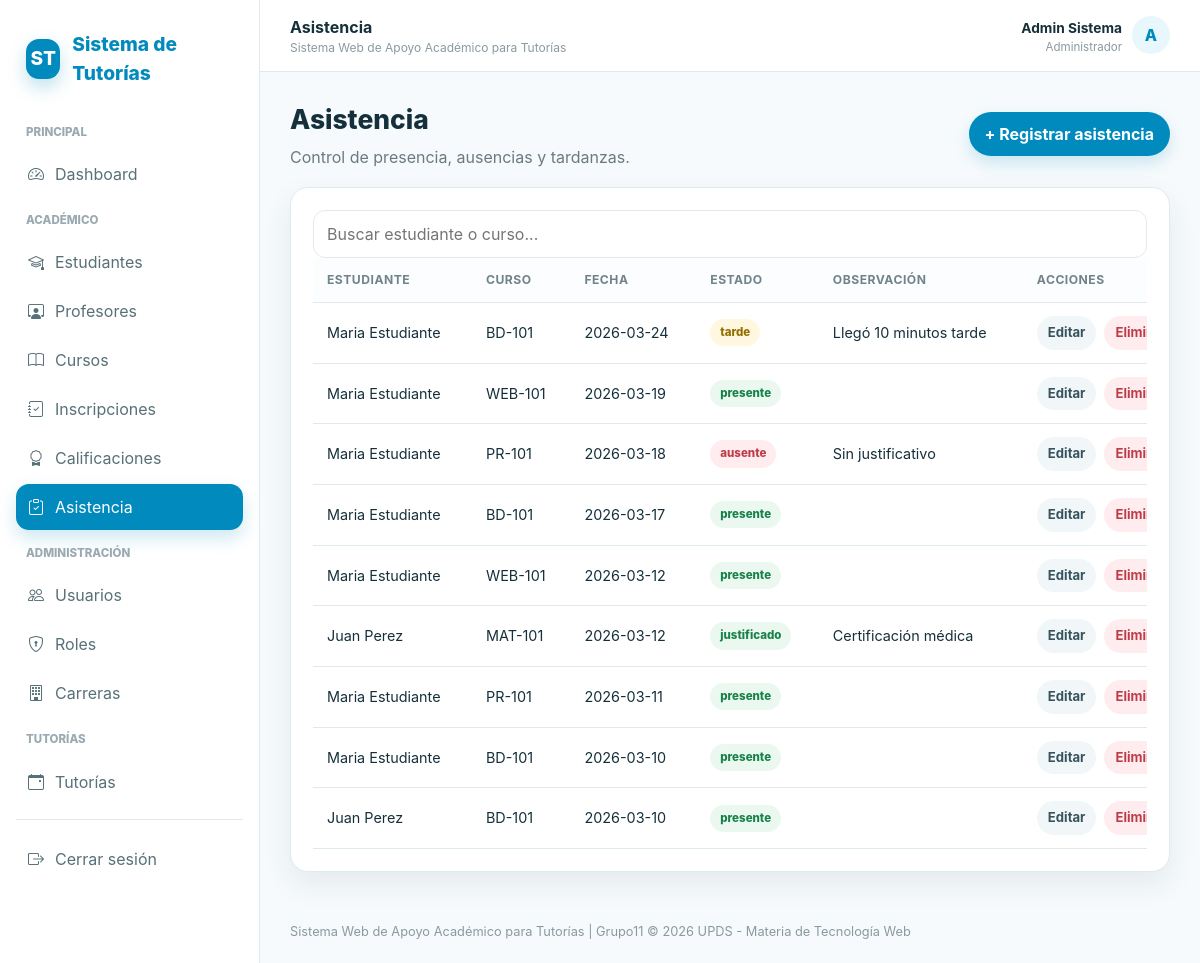
The app's page /controllers/asistencia.php (signed in) with its own data.
### tables this page shows
CREATE TABLE asistencia (
    id_asistencia INT AUTO_INCREMENT PRIMARY KEY,
    id_inscripcion INT NOT NULL,
    fecha DATE NOT NULL,
    estado ENUM('presente', 'ausente', 'justificado', 'tarde') NOT NULL,
    observacion VARCHAR(255) NULL,
    UNIQUE KEY uq_asistencia (id_inscripcion, fecha),
    FOREIGN KEY (id_inscripcion) REFERENCES inscripciones(id_inscripcion) ON DELETE CASCADE
);

CREATE TABLE cursos (
    id_curso INT AUTO_INCREMENT PRIMARY KEY,
    nombre_curso VARCHAR(150) NOT NULL,
    codigo VARCHAR(30) NOT NULL UNIQUE,
    id_carrera INT NULL,
    id_profesor INT NULL,
    semestre TINYINT UNSIGNED NULL,
    descripcion TEXT NULL,
    estado ENUM('activo', 'inactivo') NOT NULL DEFAULT 'activo',
    FOREIGN KEY (id_carrera) REFERENCES carreras(id_carrera) ON DELETE SET NULL ON UPDATE CASCADE,
    FOREIGN KEY (id_profesor) REFERENCES profesores(id_profesor) ON DELETE SET NULL ON UPDATE CASCADE
);

### controllers/asistencia.php (called while the page is built)
<?php
require_once __DIR__.'/../config/conexion.php';require_once __DIR__.'/../includes/seguridad.php';require_role(['administrador','profesor','estudiante']);require_once __DIR__.'/../models/AsistenciaModel.php';$m=new AsistenciaModel($pdo);$id=(int)($_GET['id']??0);$accion=$_GET['accion']??'listar';$puedeGestionar=puede_gestionar_academico();
if(es_estudiante()){$q=$pdo->prepare("SELECT a.*,CONCAT(u.nombre,' ',u.apellido) estudiante,c.nombre_curso,c.codigo FROM asistencia a JOIN inscripciones i ON i.id_inscripcion=a.id_inscripcion JOIN estudiantes e ON e.id_estudiante=i.id_estudiante JOIN usuarios u ON u.id_usuario=e.id_usuario JOIN cursos c ON c.id_curso=i.id_curso WHERE e.id_usuario=? ORDER BY a.fecha DESC");$q->execute([$_SESSION['id_usuario']]);$registros=$q->fetchAll();$accion='listar';$id=0;}else{$registros=$m->obtenerTodas();}
if($_SERVER['REQUEST_METHOD']==='POST'){require_role(['administrador','profesor']);validar_csrf();try{if(($_POST['accion']??'')==='eliminar'){$m->eliminar((int)$_POST['id']);flash('success','Registro de asistencia eliminado.');}else{if($id)$m->editar($id,$_POST);else$m->crear($_POST);flash('success',$id?'Asistencia actualizada.':'Asistencia registrada.');}}catch(Throwable $e){flash('error','No se pudo guardar la asistencia.');}redir('/controllers/asistencia.php');}$registro=($id&&$puedeGestionar)?$m->obtenerPorId($id):null;$tituloPagina='Asistencia';require __DIR__.'/../views/asistencia/index.php';

### includes/seguridad.php (called while the page is built, shortened)
<?php
function e($v): string { return htmlspecialchars((string)$v, ENT_QUOTES, 'UTF-8'); }
function user_role(): string { return $_SESSION['rol']??''; }
function puede_gestionar_academico(): bool { return in_array(user_role(), ['administrador','profesor'], true); }

### models/AsistenciaModel.php (called while the page is built)
<?php class AsistenciaModel {private PDO $pdo;function __construct(PDO $pdo){$this->pdo=$pdo;} function obtenerTodas(){return $this->pdo->query("SELECT a.*,CONCAT(u.nombre,' ',u.apellido) estudiante,c.nombre_curso,c.codigo FROM asistencia a JOIN inscripciones i ON i.id_inscripcion=a.id_inscripcion JOIN estudiantes e ON e.id_estudiante=i.id_estudiante JOIN usuarios u ON u.id_usuario=e.id_usuario JOIN cursos c ON c.id_curso=i.id_curso ORDER BY a.fecha DESC")->fetchAll();} function obtenerPorId($id){$s=$this->pdo->prepare('SELECT * FROM asistencia WHERE id_asistencia=?');$s->execute([$id]);return $s->fetch();} function crear($d){$s=$this->pdo->prepare('INSERT INTO asistencia(id_inscripcion,fecha,estado,observacion) VALUES(?,?,?,?)');return $s->execute([$d['id_inscripcion'],$d['fecha'],$d['estado'],$d['observacion']]);} function editar($id,$d){$s=$this->pdo->prepare('UPDATE asistencia SET id_inscripcion=?,fecha=?,estado=?,observacion=? WHERE id_asistencia=?');return $s->execute([$d['id_inscripcion'],$d['fecha'],$d['estado'],$d['observacion'],$id]);} function eliminar($id){$s=$this->pdo->prepare('DELETE FROM asistencia WHERE id_asistencia=?');return $s->execute([$id]);}}

### views/asistencia/index.php (the view, shortened to what this page needs)
<?php include __DIR__.'/../layouts/header.php';$puedeGestionar=puede_gestionar_academico();?><div class="toolbar"><div><h1 class="page-title">Asistencia</h1><p class="subtitle">Control de presencia, ausencias y tardanzas.</p></div><?php if($puedeGestionar):?><a class="btn btn-primary" href="?accion=crear">+ Registrar asistencia</a><?php endif;?></div><div class="card"><div class="card-body"><input class="search" data-search="#tabla" placeholder="Buscar estudiante o curso..."><div class="table-wrap"><table class="table" id="tabla"><thead><tr><th>Estudiante</th><th>Curso</th><th>Fecha</th><th>Estado</th><th>Observación</th><?php if($puedeGestionar):?><th>Acciones</th><?php endif;?></tr></thead><tbody><?php foreach($registros as $r):?><tr><td><?=e($r['estudiante'])?></td><td><?=e($r['codigo'])?></td><td><?=e($r['fecha'])?></td><td><span class="badge <?=in_array($r['estado'],['presente','justificado'])?'badge-success':($r['estado']==='tarde'?'badge-warning':'badge-danger')?>"><?=e($r['estado'])?></span></td><td><?=e($r['observacion'])?></td><?php if($puedeGestionar):?><td><div class="actions"><a class="btn btn-light btn-sm" href="?accion=editar&id=<?=$r['id_asistencia']?>">Editar</a><form method="post" onsubmit="return confirm('¿Eliminar registro de asistencia?')"><button class="btn btn-danger btn-sm">Eliminar</button></form></div></td><?php endif;?></tr><?php endforeach;?></tbody></table></div></div></div><?php include __DIR__.'/../layouts/footer.php';?>

### assets/css/style.css (style rules this page uses)
:root { --primary: #018abd; --primary-dark: #01698f; --primary-light: #e8f7fc; --primary-soft: #f1fbfe; --text: #16303b; --muted: #6c7a80; --bg: #f6fafc; --card: #ffffff; --border: #dfeaf0; --success: #18824a; --success-bg: #eaf8f0; --warning: #956f00; --warning-bg: #fff7df; --danger: #bd3c49; --danger-bg: #ffecee; --shadow: 0 12px 30px rgba(0, 45, 65, 0.08); --shadow-hover: 0 12px 28px rgba(1, 138, 189, 0.18); --radius: 18px; --pill: 999px; }
* { box-sizing: border-box; }
html { scroll-behavior: smooth; }
body { margin: 0; font-family: Inter, system-ui, -apple-system, BlinkMacSystemFont, "Segoe UI", sans-serif; background: var(--bg); color: var(--text); line-height: 1.5; }
a { color: inherit; text-decoration: none; }
button, input, select, textarea { font: inherit; }
button, a, input, select, textarea { -webkit-tap-highlight-color: transparent; }
.page-title { font-size: 1.65rem; font-weight: 800; margin: 0; }
.subtitle { color: var(--muted); margin: 5px 0 0; }
.toolbar { display: flex; gap: 14px; justify-content: space-between; align-items: center; flex-wrap: wrap; margin-bottom: 18px; }
.card { background: var(--card); border: 1px solid var(--border); border-radius: var(--radius); box-shadow: var(--shadow); }
.card-body { padding: 22px; }
.btn { border: 0; border-radius: var(--pill); padding: 10px 16px; font-weight: 700; cursor: pointer; display: inline-flex; align-items: center; justify-content: center; gap: 8px; transition: transform 0.2s ease, box-shadow 0.2s ease, background 0.2s ease, color 0.2s ease; }
.btn-primary { background: var(--primary); color: #ffffff; box-shadow: 0 7px 16px rgba(1, 138, 189, 0.18); }
.btn-light { background: #f1f6f8; color: #37545e; }
.btn-danger { background: var(--danger-bg); color: var(--danger); }
.btn-sm { padding: 7px 11px; font-size: 0.82rem; }
.actions { display: flex; gap: 8px; flex-wrap: wrap; align-items: center; }
.search { border: 1px solid var(--border); border-radius: 12px; padding: 11px 13px; min-width: 230px; outline: none; }
input, select, textarea { width: 100%; border: 1px solid var(--border); border-radius: 11px; padding: 10px 12px; background: #ffffff; color: var(--text); outline: none; transition: border-color 0.2s ease, box-shadow 0.2s ease; }
.table-wrap { overflow-x: auto; }
.table { width: 100%; border-collapse: collapse; min-width: 900px; }
.table th, .table td { padding: 13px 14px; border-bottom: 1px solid var(--border); text-align: left; font-size: 0.9rem; vertical-align: middle; }
.table th { font-size: 0.76rem; text-transform: uppercase; letter-spacing: 0.04em; color: #71838a; background: #fbfdfe; }
.badge { display: inline-flex; align-items: center; border-radius: var(--pill); padding: 5px 10px; font-size: 0.72rem; font-weight: 800; white-space: nowrap; }
.badge-success { background: var(--success-bg); color: var(--success); }
.badge-warning { background: var(--warning-bg); color: var(--warning); }
.badge-danger { background: var(--danger-bg); color: var(--danger); }

### records on screen
asistencia: estudiante "Maria Estudiante", cursos.codigo "BD-101", fecha "2026-03-24", estado "tarde", observacion "Llegó 10 minutos tarde"
asistencia: estudiante "Maria Estudiante", cursos.codigo "WEB-101", fecha "2026-03-19", estado "presente"
asistencia: estudiante "Maria Estudiante", cursos.codigo "PR-101", fecha "2026-03-18", estado "ausente", observacion "Sin justificativo"
asistencia: estudiante "Maria Estudiante", cursos.codigo "BD-101", fecha "2026-03-17", estado "presente"
asistencia: estudiante "Maria Estudiante", cursos.codigo "WEB-101", fecha "2026-03-12", estado "presente"
asistencia: estudiante "Juan Perez", cursos.codigo "MAT-101", fecha "2026-03-12", estado "justificado", observacion "Certificación médica"
asistencia: estudiante "Maria Estudiante", cursos.codigo "PR-101", fecha "2026-03-11", estado "presente"
asistencia: estudiante "Maria Estudiante", cursos.codigo "BD-101", fecha "2026-03-10", estado "presente"
asistencia: estudiante "Juan Perez", cursos.codigo "BD-101", fecha "2026-03-10", estado "presente"

### other values on screen
$tituloPagina "Asistencia"
$nombreUsuario "Admin Sistema"
$rol "Administrador"
$inicialUsuario "A"
